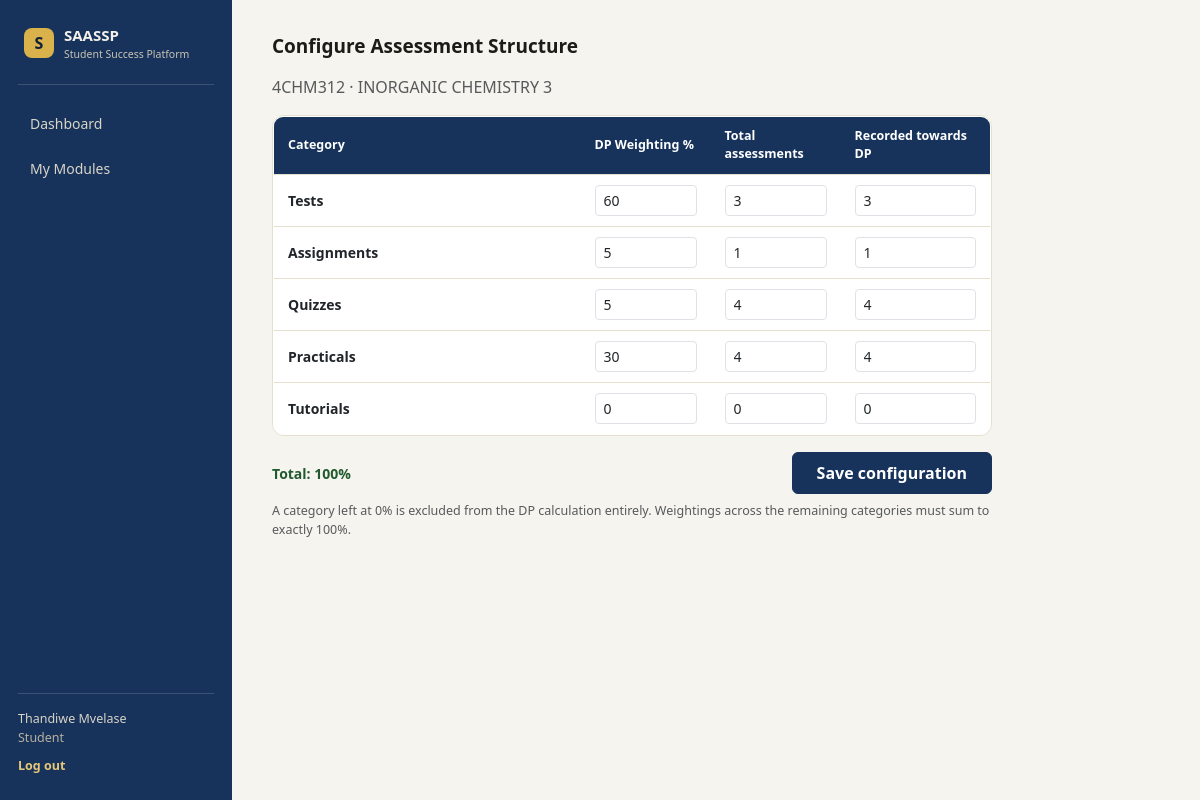
/student/module/1/configure (signed in), run on the app's committed database.
### app/models.py (models this page shows, shortened)
class User(db.Model, UserMixin):
    __tablename__ = "users"
    id = db.Column(db.Integer, primary_key=True)          # UserID*#^
    name = db.Column(db.String(100), nullable=False)      # Name*
    email = db.Column(db.String(100), unique=True, nullable=False)  # Email*#
    role = db.Column(db.String(20), nullable=False)       # Role*# : student|academic_staff|admin
    password_hash = db.Column(db.String(255), nullable=False)  # PasswordHash*^
    student_modules = db.relationship("StudentModule", backref="student", lazy=True,
                                       foreign_keys="StudentModule.student_id")

class StudentModule(db.Model):
    __tablename__ = "student_modules"
    id = db.Column(db.Integer, primary_key=True)
    student_id = db.Column(db.Integer, db.ForeignKey("users.id"), nullable=False)
    programme_code = db.Column(db.String(10), db.ForeignKey("programmes.programme_code"), nullable=False)
    module_code = db.Column(db.String(10), db.ForeignKey("modules.module_code"), nullable=False)
    module = db.relationship("Module")
    programme = db.relationship("Programme")
    categories = db.relationship("AssessmentCategoryConfig", backref="student_module",
                                  lazy=True, cascade="all, delete-orphan")
    marks = db.relationship("AssessmentMark", backref="student_module",
                             lazy=True, cascade="all, delete-orphan")
    __table_args__ = (db.UniqueConstraint("student_id", "module_code", name="uq_student_module"),)

class Module(db.Model):
    __tablename__ = "modules"
    module_code = db.Column(db.String(10), primary_key=True)  # ModuleCode*#
    module_name = db.Column(db.String(150), nullable=False)   # ModuleName*

class AssessmentCategoryConfig(db.Model):
    __tablename__ = "assessment_category_configs"
    id = db.Column(db.Integer, primary_key=True)
    student_module_id = db.Column(db.Integer, db.ForeignKey("student_modules.id"), nullable=False)
    category_name = db.Column(db.String(20), nullable=False)   # CategoryName*#
    dp_weighting = db.Column(db.Integer, nullable=False, default=0)     # DPWeighting*  (0-100)
    total_assessments = db.Column(db.Integer, nullable=False, default=0)  # TotalAssessments*
    recorded_count = db.Column(db.Integer, nullable=False, default=0)     # RecordedCount*
    __table_args__ = (db.UniqueConstraint("student_module_id", "category_name", name="uq_sm_category"),)

### app/student.py (the view, shortened to what this page needs)
@student_bp.route("/module/<int:sm_id>/configure", methods=["GET", "POST"])
@login_required
def configure_assessment(sm_id):
    _require_student()
    sm = StudentModule.query.get_or_404(sm_id)
    if sm.student_id != current_user.id:
        abort(403)
    categories = current_app.config["ASSESSMENT_CATEGORIES"]
    existing = {c.category_name: c for c in sm.categories}
    return render_template("configure_assessment.html", sm=sm, categories=categories,
                            existing=existing, form_values=None)

### app/student.py (called while the page is built)
def _require_student():
    if current_user.role != "student":
        abort(403)

### app/templates/configure_assessment.html (shortened to what this page needs)
{% extends "base.html" %}
{% block content %}
<div class="section-title">Configure Assessment Structure</div>
<p class="text-muted">{{ sm.module_code }} &middot; {{ sm.module.module_name }}</p>
<form method="post" id="config-form" style="max-width: 720px;">
  <div class="card" style="padding: 0; overflow: hidden;">
    <table class="saassp-table">
      <thead>
        <tr>
          <th>Category</th>
          <th style="width: 130px;">DP Weighting %</th>
          <th style="width: 130px;">Total assessments</th>
          <th style="width: 150px;">Recorded towards DP</th>
        </tr>
      </thead>
      <tbody>
        {% for cat in categories %}
        {% set existing_cat = existing.get(cat) %}
        <tr>
          <td style="font-weight:600;">{{ cat }}</td>
          <td><input type="number" min="0" max="100" class="form-control form-control-sm weight-input"
                     name="weight_{{ cat }}"
                     value="{{ form_values['weight_'+cat] if form_values else (existing_cat.dp_weighting if existing_cat else 0) }}"></td>
          <td><input type="number" min="0" class="form-control form-control-sm"
                     name="total_{{ cat }}"
                     value="{{ form_values['total_'+cat] if form_values else (existing_cat.total_assessments if existing_cat else 0) }}"></td>
          <td><input type="number" min="0" class="form-control form-control-sm"
                     name="recorded_{{ cat }}"
                     value="{{ form_values['recorded_'+cat] if form_values else (existing_cat.recorded_count if existing_cat else 0) }}"></td>
        </tr>
        {% endfor %}
      </tbody>
    </table>
  </div>
  <div class="d-flex align-items-center justify-content-between mt-3">
    <div id="weight-total" style="font-size: 14px; font-weight: 700;">Total: 0%</div>
    <button type="submit" class="btn btn-navy text-white px-4 py-2">Save configuration</button>
  </div>
  <p class="text-muted mt-2" style="font-size: 12.5px;">A category left at 0% is excluded from the DP calculation entirely. Weightings across the remaining categories must sum to exactly 100%.</p>
</form>
{% endblock %}

### app/templates/base.html (shortened to what this page needs)
<!doctype html>
<html lang="en">
<head>
  <link href="https://cdn.jsdelivr.net/npm/bootstrap@5.3.3/dist/css/bootstrap.min.css" rel="stylesheet">
  <link href="{{ url_for('static', filename='css/style.css') }}" rel="stylesheet">
</head>
<body>
{% if current_user.is_authenticated %}
<div class="app-shell">
  <nav class="sidebar">
    <div class="brand">
      <div class="brand-mark">S</div>
      <div>
        <div class="brand-title">SAASSP</div>
        <div class="brand-sub">Student Success Platform</div>
      </div>
    </div>
    <div class="nav-links">
      {% if current_user.role == 'student' %}
        <a href="{{ url_for('student.dashboard') }}" class="{{ 'active' if request.endpoint == 'student.dashboard' }}">Dashboard</a>
        <a href="{{ url_for('student.select_programme') }}" class="{{ 'active' if request.endpoint in ['student.select_programme','student.select_modules'] }}">My Modules</a>
      {% elif current_user.role == 'academic_staff' %}
        <a href="{{ url_for('staff.student_list') }}" class="{{ 'active' if request.endpoint and request.endpoint.startswith('staff.') }}">Students</a>
      {% elif current_user.role == 'admin' %}
        <a href="{{ url_for('admin.programmes') }}" class="{{ 'active' if request.endpoint == 'admin.programmes' }}">Programme Data</a>
        <a href="{{ url_for('admin.users') }}" class="{{ 'active' if request.endpoint == 'admin.users' }}">User Accounts</a>
      {% endif %}
    </div>
    <div class="sidebar-footer">
      <div class="who">{{ current_user.name }}<br><span class="role-tag">{{ current_user.role.replace('_',' ') }}</span></div>
      <a href="{{ url_for('auth.logout') }}" class="logout-link">Log out</a>
    </div>
  </nav>
  <main class="content">
    {% block content %}{% endblock %}
  </main>
</div>
{% endif %}
</body>
</html>

### app/static/css/style.css (style rules this page uses)
:root { --navy: #17335C; --navy-dark: #0F2038; --gold: #D9B24C; --ivory: #F6F4EF; --card-border: #E4DFCF; --muted: #6B6656; --text: #1B1B18; --very-safe: #0F5FA6; --safe: #2E7DB8; --generally-safe: #5FA8D3; --pass-risk: #D98C2B; --danger: #C1560A; --critical: #A63603; }
body { margin: 0; font-family: 'Segoe UI', system-ui, -apple-system, sans-serif; background: var(--ivory); color: var(--text); }
.app-shell { display: flex; min-height: 100vh; }
.sidebar { width: 232px; flex: none; background: var(--navy); color: #F3F1EA; display: flex; flex-direction: column; padding: 24px 18px; }
.brand { display: flex; align-items: center; gap: 10px; padding: 0 6px 22px 6px; border-bottom: 1px solid rgba(243,241,234,0.16); margin-bottom: 18px; }
.brand-mark { width: 30px; height: 30px; border-radius: 8px; background: var(--gold); color: var(--navy-dark); font-weight: 800; display: flex; align-items: center; justify-content: center; }
.brand-title { font-weight: 800; font-size: 15px; }
.brand-sub { font-size: 10.5px; color: #C9C4B4; }
.nav-links { display: flex; flex-direction: column; gap: 4px; }
.nav-links a { color: #D8D4C6; text-decoration: none; font-weight: 500; font-size: 14px; padding: 10px 12px; border-radius: 8px; }
.sidebar-footer { margin-top: auto; padding-top: 16px; border-top: 1px solid rgba(243,241,234,0.16); font-size: 12.5px; }
.who { color: #D8D4C6; margin-bottom: 10px; }
.role-tag { text-transform: capitalize; color: #B7B29E; }
.logout-link { color: #E7C878; text-decoration: none; font-weight: 600; }
.content { flex: 1; padding: 32px 40px; max-width: 1200px; }
.card { background: #FFFFFF; border: 1px solid var(--card-border); border-radius: 12px; padding: 20px; }
.btn-navy { background: var(--navy); border-color: var(--navy); font-weight: 700; }
.section-title { font-weight: 700; font-size: 19px; margin-bottom: 14px; }
table.saassp-table { width: 100%; border-collapse: collapse; background: #fff; border: 1px solid var(--card-border); border-radius: 10px; overflow: hidden; }
table.saassp-table th { background: var(--navy); color: #fff; text-align: left; padding: 10px 14px; font-size: 12.5px; }
table.saassp-table td { padding: 10px 14px; border-top: 1px solid var(--card-border); font-size: 14px; }

### data on the page
User: name "Thandiwe Mvelase", role.replace "Student"
StudentModule: module_code "4CHM312"
Module: module.module_name "INORGANIC CHEMISTRY 3"
AssessmentCategoryConfig: category_name "Tests", weight_Tests "60", total_Tests "3", recorded_Tests "3"
AssessmentCategoryConfig: category_name "Assignments", weight_Assignments "5", total_Assignments "1", recorded_Assignments "1"
AssessmentCategoryConfig: category_name "Quizzes", weight_Quizzes "5", total_Quizzes "4", recorded_Quizzes "4"
AssessmentCategoryConfig: category_name "Practicals", weight_Practicals "30", total_Practicals "4", recorded_Practicals "4"
AssessmentCategoryConfig: category_name "Tutorials", weight_Tutorials "0", total_Tutorials "0", recorded_Tutorials "0"
